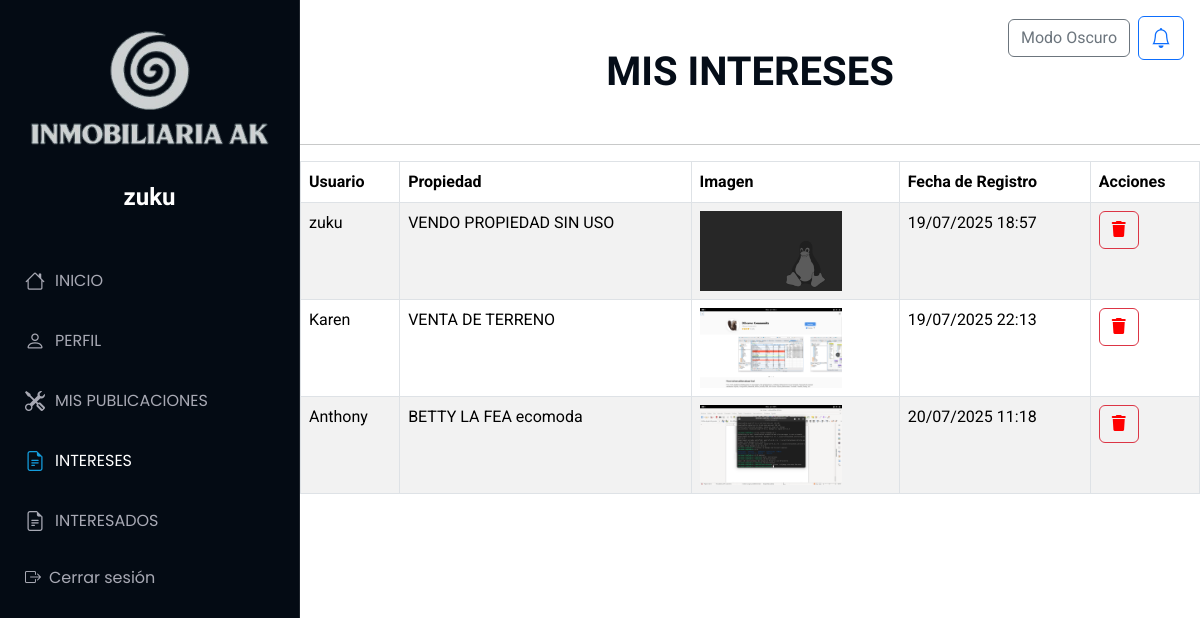
/Interez/intereses (signed in), run on the app's committed database.
### Aplicaciones/Usuario/models.py (models this page shows)
class Usuario(models.Model):
    usuario = models.CharField(max_length=150, unique=True)
    contrasena = models.CharField(max_length=128)
    correo = models.EmailField(unique=True,null=True, blank=True)
    telefono = models.CharField(null=True, blank=True)
    fecha_registro = models.DateTimeField(auto_now_add=True,null=True, blank=True)
    telegram_id = models.CharField(max_length=50, null=True, blank=True)

### Aplicaciones/Interez/models.py (models this page shows)
class Interez(models.Model):
    usuario = models.ForeignKey(Usuario, on_delete=models.CASCADE)
    propiedad = models.ForeignKey(Propiedad, on_delete=models.CASCADE)
    fecha_interes = models.DateTimeField(auto_now_add=True)

### Aplicaciones/Publicaciones/models.py (models this page shows)
class Propiedad(models.Model):
    id_propiedad = models.AutoField(primary_key=True)
    titulo = models.CharField(max_length=200)
    imagen = models.FileField(upload_to='propiedades/')
    descripcion = models.TextField()
    precio = models.DecimalField(max_digits=12, decimal_places=2)
    ubicacion=models.CharField(max_length=200,null=True,blank=True)
    usuario = models.ForeignKey(Usuario, on_delete=models.CASCADE)
    latitud = models.DecimalField(max_digits=9, decimal_places=7)
    longitud = models.DecimalField(max_digits=10, decimal_places=7)
    estado = models.CharField(max_length=50)
    fecha_publicacion = models.DateTimeField(auto_now_add=True)
    fecha_actualizacion = models.DateTimeField(auto_now=True,null=True,blank=True)

### Aplicaciones/Interez/views.py (the view)
# urls.py: path('intereses', views.intereses, name='intereses'),
def intereses(request):
    if 'usuario_id' not in request.session:
        messages.error(request, "Debes iniciar sesión para ver tus intereses.")
        return redirect('iniciosesion')
    usuario = get_object_or_404(Usuario, id=request.session['usuario_id'])
    intereses = Interez.objects.select_related('usuario', 'propiedad').filter(usuario=usuario)
    return render(request, 'intereses.html', {'intereses': intereses})

### Aplicaciones/Interez/templates/intereses.html (shortened to what this page needs)
{% extends 'plantilla.html' %}
{% load static %}
{% block body %}
<main>
    <br><br>
    <h1 class="text-center"><b>MIS INTERESES</b></h1><br>
    <hr>
    <table class="table table-bordered table-striped table-hover">
        <thead>
            <tr>
                <th>Usuario</th>
                <th>Propiedad</th>
                <th>Imagen</th>
                <th>Fecha de Registro</th>
                <th>Acciones</th>
            </tr>
        </thead>
        <tbody>
            {% for interes in intereses %}
            <tr>
                <td>{{ interes.propiedad.usuario.usuario  }}</td>
                <td>{{ interes.propiedad.titulo }}</td>
                <td>
                    {% if interes.propiedad.imagen %}
                        <img src="{{ interes.propiedad.imagen.url }}" alt="" height="80px">
                    {% else %}
                        Ninguna
                    {% endif %}
                </td>
                <td>{{ interes.fecha_interes|date:"d/m/Y H:i" }}</td>
                <td>
                    <a style="color: red;" href="#" onclick="confirmarEliminacion('{{ interes.id }}')" class="btn btn-outline-danger"><i class="fa fa-trash"></i></a>
                </td>
            </tr>
            {% endfor %}
        </tbody>
    </table>
    <br>
    <br>
</main>
{% endblock %}

### Aplicaciones/templates/plantilla.html (shortened to what this page needs)
{% load static %}
<!DOCTYPE html>
<html lang="en">
<head>
  <link href="https://cdn.jsdelivr.net/npm/bootstrap@5.3.3/dist/css/bootstrap.min.css" rel="stylesheet">
  <link href="https://cdn.jsdelivr.net/npm/bootstrap-icons/font/bootstrap-icons.css" rel="stylesheet" />
<link rel="stylesheet" href="https://cdnjs.cloudflare.com/ajax/libs/font-awesome/6.7.2/css/all.min.css" />
  <link href="{% static 'plantilla/Port/assets/vendor/bootstrap-icons/bootstrap-icons.css' %}" rel="stylesheet">
  <link href="{% static 'plantilla/Port/assets/vendor/aos/aos.css' %}" rel="stylesheet">
  <link href="{% static 'plantilla/Port/assets/vendor/glightbox/css/glightbox.min.css' %}" rel="stylesheet">
  <link href="{% static 'plantilla/Port/assets/vendor/swiper/swiper-bundle.min.css' %}" rel="stylesheet">
  <link href="{% static 'plantilla/Port/assets/css/main.css' %}" rel="stylesheet">
<link rel="stylesheet" href="https://cdn.datatables.net/2.0.3/css/dataTables.dataTables.min.css">
<link rel="stylesheet" href="https://cdn.datatables.net/buttons/2.4.2/css/buttons.dataTables.min.css">
</head>
<body class="index-page">
  <header id="header" class="header dark-background d-flex flex-column">
    <br>
    <img src="/static/img/FOTO.png" alt="" ><br>
      <a href="#" class="logo d-flex align-items-center justify-content-center">
        <h1 class="sitename">
          {% if request.session.usuario_nombre %}
            {{ request.session.usuario_nombre }}
          {% else %}
            Invitado
          {% endif %}
        </h1>
      </a>
    <nav id="navmenu" class="navmenu">
      <ul><br>
        <li><a href="{% url 'inicios' %}" class="{% if request.resolver_match.url_name == 'inicios' %}active{% endif %}">
          <i class="bi bi-house navicon"></i> INICIO</a></li>
        <li><a href="{% url 'perfil_usuario' %}" class="{% if request.resolver_match.url_name == 'perfil_usuario' %}active{% endif %}">
          <i class="bi bi-person navicon"></i> PERFIL</a></li>
        <li><a href="{% url 'iniciopu' %}" class="{% if request.resolver_match.url_name == 'iniciopu' %}active{% endif %}">
          <i class="bi bi-tools navicon"></i> MIS PUBLICACIONES</a></li>
        <li><a href="{% url 'intereses' %}" class="{% if request.resolver_match.url_name == 'intereses' %}active{% endif %}">
          <i class="bi bi-file-earmark-text navicon"></i> INTERESES</a></li>
        <li><a href="{% url 'mis_interesados' %}" class="{% if request.resolver_match.url_name == 'mis_interesados' %}active{% endif %}">
          <i class="bi bi-file-earmark-text navicon"></i> INTERESADOS</a></li>
        <li><a href="#" onclick="confirmarCerrarSesion()"><i class="bi bi-box-arrow-right me-2"></i> Cerrar sesión</a></li>
      </ul>
  </header>
{% block body %}
{% endblock %}
<div class="position-fixed top-0 end-0 p-3" style="z-index: 1050;">
  <div class="d-flex align-items-center gap-2">
    <button id="btn-toggle-theme" class="btn btn-outline-secondary">
    </button>
    <a href="{% url 'notificaciones' %}"
       class="btn btn-outline-primary position-relative">
      <i class="bi bi-bell" style="font-size: 1.25rem;"></i>
    </a>
  </div>
</div>
</body>
</html>

### tiendamue/static/plantilla/Port/assets/css/main.css (style rules this page uses)
:root { --default-font: "Roboto", system-ui, -apple-system, "Segoe UI", Roboto, "Helvetica Neue", Arial, "Noto Sans", "Liberation Sans", sans-serif, "Apple Color Emoji", "Segoe UI Emoji", "Segoe UI Symbol", "Noto Color Emoji"; --heading-font: "Raleway", sans-serif; --nav-font: "Poppins", sans-serif; }
:root { --background-color: #ffffff; --default-color: #272829; --heading-color: #050d18; --accent-color: #149ddd; --surface-color: #ffffff; --contrast-color: #ffffff; }
:root { --nav-color: #a8a9b4; --nav-hover-color: #ffffff; --nav-mobile-background-color: #040b14; --nav-dropdown-background-color: #040b14; --nav-dropdown-color: #a8a9b4; --nav-dropdown-hover-color: #ffffff; }
.dark-background { --background-color: #040b14; --default-color: #ffffff; --heading-color: #ffffff; --surface-color: #151f2b; --contrast-color: #ffffff; }
:root { scroll-behavior: smooth; }
body { color: var(--default-color); background-color: var(--background-color); font-family: var(--default-font); }
a { color: var(--accent-color); text-decoration: none; transition: 0.3s; }
h1, h2, h3, h4, h5, h6 { color: var(--heading-color); font-family: var(--heading-font); }
.header { color: var(--default-color); background-color: var(--background-color); position: fixed; top: 0; left: 0; bottom: 0; padding: 0 15px; width: 300px; transition: all ease-in-out 0.3s; overflow-y: auto; z-index: 997; border-right: 1px solid color-mix(in srgb, var(--default-color), transparent 90%); }
.header .logo { line-height: 1; margin-bottom: 15px; }
.header .logo h1 { font-size: 24px; margin: 0; font-weight: 700; color: var(--heading-color); }
@media (min-width: 1200px) { .header~main, .header~#footer { margin-left: 300px; } }
.navmenu { padding: 0; z-index: 9997; }
.navmenu ul { list-style: none; padding: 0 0 20px 0; margin: 0; }
.navmenu a, .navmenu a:focus { color: var(--nav-color); padding: 15px 10px; font-family: var(--nav-font); font-size: 16px; font-weight: 400; display: flex; align-items: center; white-space: nowrap; transition: 0.3s; width: 100%; }
.navmenu a .navicon, .navmenu a:focus .navicon { font-size: 20px; margin-right: 10px; }
.navmenu a:hover, .navmenu .active, .navmenu .active:focus { color: var(--nav-hover-color); }
.navmenu a:hover .navicon, .navmenu .active .navicon, .navmenu .active:focus .navicon { color: var(--accent-color); }

### data on the page
Usuario: session.usuario_nombre "zuku"
Interez: propiedad.usuario.usuario "zuku", propiedad.titulo "VENDO PROPIEDAD SIN USO", propiedad.imagen (picture), fecha_interes "19/07/2025 18:57"
Interez: propiedad.usuario.usuario "Karen", propiedad.titulo "VENTA DE TERRENO", propiedad.imagen (picture), fecha_interes "19/07/2025 22:13"
Interez: propiedad.usuario.usuario "Anthony", propiedad.titulo "BETTY LA FEA ecomoda", propiedad.imagen (picture), fecha_interes "20/07/2025 11:18"
